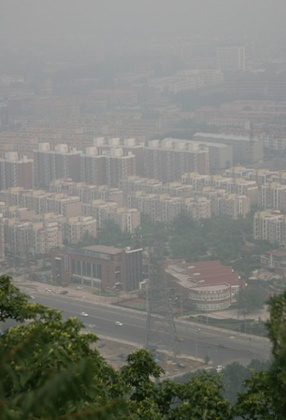
%> input picture project1/asset/image/color.jpg, 286 x 420 px, shrunk from 375 x 551 before the run
$ octave --eval "result = Histogram_equalization(imread('../asset/image/color.jpg'));"   (GNU Octave 9; MATLAB toolbox functions it lacks are replaced by stand-ins)
%> lines starting %> are read from the running program, lines starting %| are printed output that depends on the picture; in (x1, y1, x2, y2) boxes, pixels count from 0 and x2, y2 are one past the last pixel; in counts of white or black regions, pixels touching at a corner belong together; the program's own positions count from 1
function [output] = Histogram_equalization(input_image)
%first test the image is a RGB or gray image
if numel(size(input_image)) == 3
    %this is a RGB image
    %here is just one method, if you have other ways to do the
    %equalization, you can change the following code
    r=input_image(:,:,1);
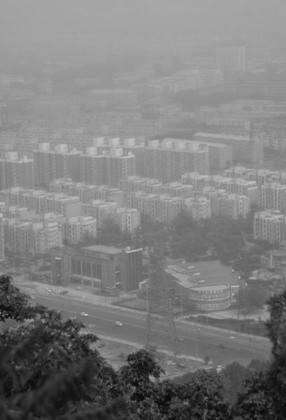
%> r: size 420x286 uint8; min 6, max 207, mean 125.1
    v=input_image(:,:,2);
    b=input_image(:,:,3);
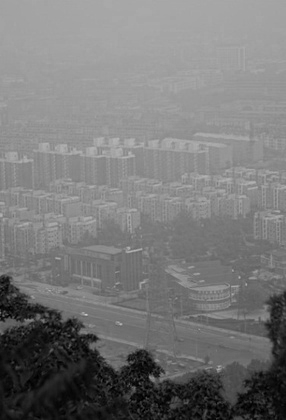
%> b: size 420x286 uint8; min 0, max 204, mean 120.1
% [11 lines of commented-out code are left out]

    r1 = hist_equal(r);
    v1 = hist_equal(v);
    b1 = hist_equal(b);

% [7 lines of commented-out code are left out]

    output = cat(3,r1,v1,b1);
else
    %this is a gray image
%     [output] = hist_equal(input_image);
%   [output] = hist_equal1(input_image);
  [output] = hist_equal2(input_image);
%   [output] = adapthisteq(input_image);
%   [output] = imadjust(input_image);

end

    %直方图均衡化  imhist函数
    function [output2] = hist_equal(input_channel)
        %you should complete this sub-function
        input_channel = im2double(input_channel);
        output2 = input_channel;
        [M,N]=size(input_channel);
%> M = 420; N = 286
        [counts,x]=imhist(input_channel);%H是读取的图像，imhist是对图像直方图进行统计，其中count，是每个灰度值得个数，x代表灰度值
%> counts = 256 values, max 3421 at index 164, min 0 at index 1, mean 469.2; x = 256 values from 0 to 1
        location=find(counts~=0);%找到所有像素个数不为0的灰度级
%> location = 191 values from 7 to 208
        MinCDF=min(counts(location));%找到包含个数最少的灰度级
%> MinCDF = 1
        for  j=1:length(location)
          CDF=sum(counts(location(1:j)));%计算各个灰度级像素个数累计分布
          P= input_channel==x(location(j));%找到图像中等于某个灰度级所有像素点所在位置
          output2(P)=(CDF-MinCDF)/(M*N-MinCDF);%%利用灰度换算公式，修改所有位置上的像素值
        end
%> this loop made 191 passes
%> CDF on passes 1 to 3: 1, 5, 10
%> pass 1, in hist_equal, `P= input_channel==x(location(j));`:
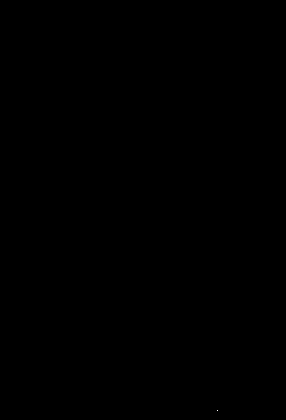
%> P: size 420x286 logical; 0% white in thin lines or dots, all inside (x1, y1, x2, y2) = (217, 410, 218, 411)
%> after the loop:
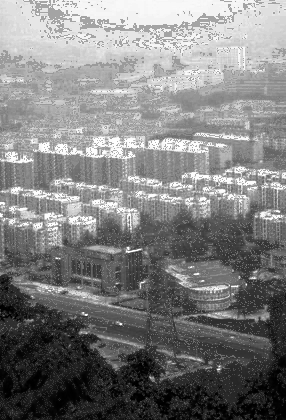
%> output2: size 420x286 double; min 0, max 1, mean 0.5
    end

    %手动实现直方图均衡化
    % [44 lines left out: function hist_equal1, not called in this run]

    %空域锐化
    % [23 lines left out: function hist_equal2, not called in this run]
end
%> in hist_equal (call 2), `[counts,x]=imhist(input_channel);`: counts = 256 values, max 2903 at index 165, min 0 at index 1, mean 469.2
%> in hist_equal (call 2), `location=find(counts~=0);`: location = 177 values from 12 to 207
%> the loop in hist_equal (call 2), `for  j=1:length(location)` made 177 passes
%> CDF on passes 1 to 3: 1, 2, 5
%> after the loop in hist_equal (call 2), `for  j=1:length(location)`:
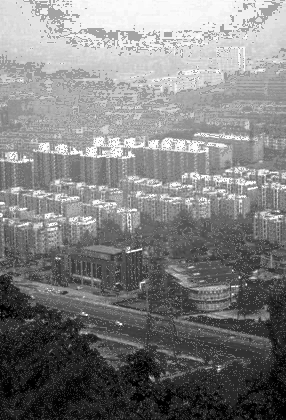
%> output2: size 420x286 double; min 0, max 1, mean 0.503
%> in hist_equal (call 3), `[counts,x]=imhist(input_channel);`: counts = 256 values, max 3068 at index 165, min 0 at index 182, mean 469.2
%> in hist_equal (call 3), `location=find(counts~=0);`: location = 184 values from 1 to 205
%> the loop in hist_equal (call 3), `for  j=1:length(location)` made 184 passes
%> CDF on passes 1 to 3: 60, 91, 131
%> after the loop in hist_equal (call 3), `for  j=1:length(location)`:
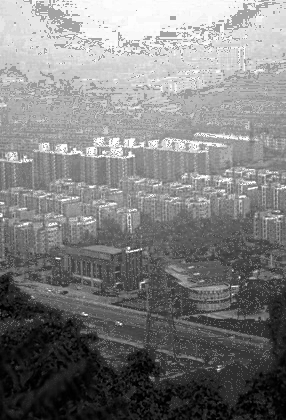
%> output2: size 420x286 double; min 0.000491, max 1, mean 0.498
%> in Histogram_equalization, `output = cat(3,r1,v1,b1);`:
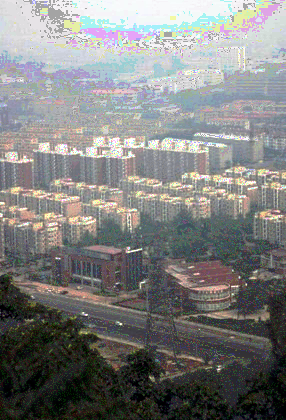
%> output: size 420x286x3 double; mean R, G, B 0.5, 0.503, 0.498

$ run again, on project1/asset/image/test.jpg
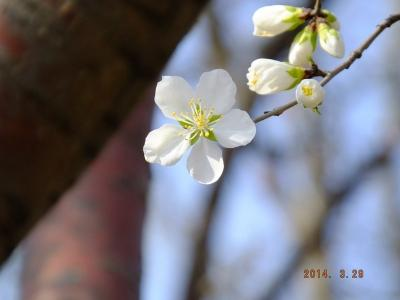
%> input picture project1/asset/image/test.jpg, 400 x 300 px
%> counts = 256 values, max 1749 at index 39, min 0 at index 1, mean 468.8; x = 256 values from 0 to 1
%> location = 245 values from 12 to 256
%> MinCDF = 1
%> the loop in hist_equal, `for  j=1:length(location)` made 245 passes
%> CDF on passes 1 to 3: 2, 3, 27
%> counts = 256 values, max 2243 at index 24, min 1 at index 1, mean 468.8
%> location = 256 values from 1 to 256
%> the loop in hist_equal (call 2), `for  j=1:length(location)` made 256 passes
%> CDF on passes 1 to 3: 1, 4, 5
%> after the loop in hist_equal (call 2), `for  j=1:length(location)`:
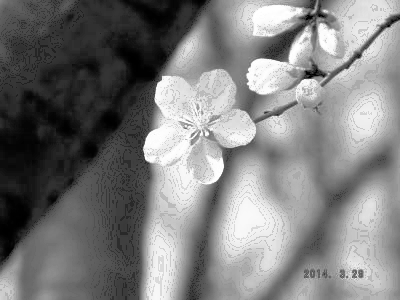
%> output2: size 300x400 double; min 0, max 1, mean 0.494
%> in Histogram_equalization, `output = cat(3,r1,v1,b1);`:
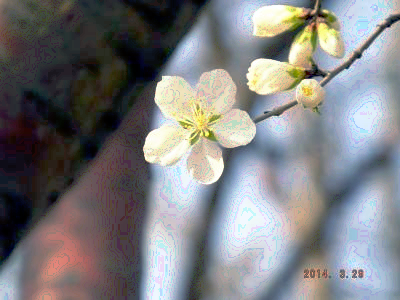
%> output: size 300x400x3 double; mean R, G, B 0.493, 0.494, 0.502
